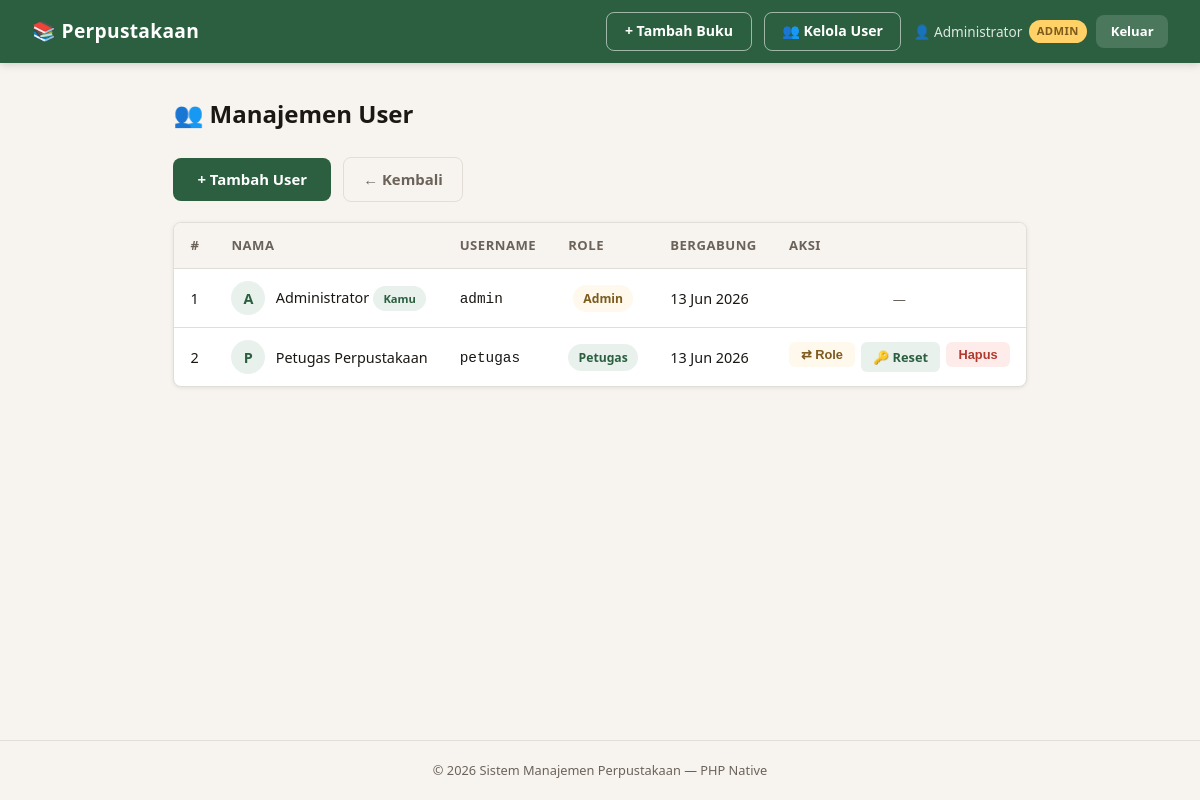
The page /pages/users.php (signed in) on the database its author committed.
### tables this page shows
CREATE TABLE IF NOT EXISTS users (
  id         INT AUTO_INCREMENT PRIMARY KEY,
  nama       VARCHAR(100)  NOT NULL,
  username   VARCHAR(50)   NOT NULL UNIQUE,
  password   VARCHAR(255)  NOT NULL,
  role       ENUM('admin','petugas') NOT NULL DEFAULT 'petugas',
  created_at TIMESTAMP DEFAULT CURRENT_TIMESTAMP
);

### includes/auth.php (called while the page is built, shortened)
<?php
function current_user(): array {
    return [
        'id'       => $_SESSION['user_id']   ?? null,
        'nama'     => $_SESSION['user_nama']  ?? '',
        'username' => $_SESSION['user_uname'] ?? '',
        'role'     => $_SESSION['user_role']  ?? '',
    ];
}

### pages/users.php (the view, shortened to what this page needs)
<?php
require_once '../includes/db.php';
require_once '../includes/auth.php';
require_once '../includes/layout.php';
$users = $conn->query("SELECT * FROM users ORDER BY created_at DESC")->fetch_all(MYSQLI_ASSOC);
render_header('Manajemen User');
?>
<div class="page-title">👥 Manajemen User</div>
<div style="margin-bottom:1.25rem;display:flex;gap:.75rem;flex-wrap:wrap;align-items:center;">
  <a class="btn-primary" href="tambah_user.php">+ Tambah User</a>
  <a class="btn-secondary" href="<?= BASE_URL ?>index.php">← Kembali</a>
</div>
<div class="table-wrap">
  <table>
    <thead>
      <tr>
        <th>#</th>
        <th>Nama</th>
        <th>Username</th>
        <th class="center">Role</th>
        <th>Bergabung</th>
        <th class="center">Aksi</th>
      </tr>
    </thead>
    <tbody>
    <?php if (empty($users)): ?>
      <tr class="empty-row"><td colspan="6">Tidak ada user.</td></tr>
    <?php else: ?>
      <?php foreach ($users as $i => $u): ?>
        <?php $is_me = ((int)$u['id'] === (int)$_SESSION['user_id']); ?>
        <tr>
          <td><?= $i + 1 ?></td>
          <td>
            <div style="display:flex;align-items:center;gap:.65rem">
              <div class="avatar"><?= mb_strtoupper(mb_substr($u['nama'], 0, 1)) ?></div>
              <div>
                <?= htmlspecialchars($u['nama']) ?>
                <?php if ($is_me): ?><span class="badge badge-green" style="font-size:.7rem">Kamu</span><?php endif; ?>
              </div>
            </div>
          </td>
          <td><code><?= htmlspecialchars($u['username']) ?></code></td>
          <td class="center">
            <span class="badge <?= $u['role'] === 'admin' ? 'badge-yellow' : 'badge-green' ?>">
              <?= ucfirst($u['role']) ?>
            </span>
          </td>
          <td><?= date('d M Y', strtotime($u['created_at'])) ?></td>
          <td class="center">
            <?php if (!$is_me): ?>
              <div class="action-group" style="justify-content:center">
                <form method="POST" action="users.php" style="display:inline">
                  <button type="submit" class="btn-sm btn-edit"
                    onclick="return confirm('Ubah role user ini?')">
                    ⇄ Role
                  </button>
                </form>
                <a class="btn-sm btn-detail" href="reset_password.php?id=<?= $u['id'] ?>">🔑 Reset</a>
                <form method="POST" action="users.php" style="display:inline">
                  <button type="submit" class="btn-sm btn-delete"
                    onclick="return confirm('Hapus user <?= htmlspecialchars($u['username']) ?>?')">
                    Hapus
                  </button>
                </form>
              </div>
            <?php else: ?>
              <span style="color:var(--ink-muted);font-size:.82rem">—</span>
            <?php endif; ?>
          </td>
        </tr>
      <?php endforeach; ?>
    <?php endif; ?>
    </tbody>
  </table>
</div>
<?php render_footer(); ?>

### includes/layout.php (shortened to what this page needs)
<?php
function render_header(string $title = 'Perpustakaan'): void {
    $user = current_user();
?>
<!DOCTYPE html>
<html lang="id">
<head>
  <link rel="stylesheet" href="<?= BASE_URL ?>assets/css/style.css">
</head>
<body>
<nav class="navbar">
  <a class="brand" href="<?= BASE_URL ?>index.php">📚 Perpustakaan</a>
  <div class="nav-right">
    <a class="nav-btn nav-btn-outline" href="<?= BASE_URL ?>pages/tambah.php">+ Tambah Buku</a>
    <?php if ($user['role'] === 'admin'): ?>
      <a class="nav-btn nav-btn-outline" href="<?= BASE_URL ?>pages/users.php">👥 Kelola User</a>
    <?php endif; ?>
    <div class="nav-user">
      <span class="nav-user-info">
        👤 <?= htmlspecialchars($user['nama']) ?>
        <span class="role-badge role-<?= $user['role'] ?>"><?= ucfirst($user['role']) ?></span>
      </span>
      <a class="nav-btn nav-btn-logout" href="<?= BASE_URL ?>logout.php"
         onclick="return confirm('Yakin ingin keluar?')">Keluar</a>
    </div>
  </div>
</nav>
<main class="container">
<?php }
function render_footer(): void { ?>
</main>
<footer>
  <p>© <?= date('Y') ?> Sistem Manajemen Perpustakaan &mdash; PHP Native</p>
</footer>
</body>
</html>
<?php }

### assets/css/style.css (style rules this page uses)
*, *::before, *::after { box-sizing: border-box; margin: 0; padding: 0; }
:root { --bg: #F7F4EF; --surface: #FFFFFF; --border: #E2DDD6; --ink: #1A1714; --ink-muted: #6B635A; --accent: #2B5F3F; --accent-lt: #E8F1EC; --danger: #B03A2E; --danger-lt: #FDECEA; --warn: #7D5A1E; --warn-lt: #FEF9EC; --radius: 8px; --shadow: 0 1px 4px rgba(0,0,0,.08); }
body { background: var(--bg); color: var(--ink); font-family: 'Segoe UI', system-ui, sans-serif; font-size: 15px; line-height: 1.6; min-height: 100vh; display: flex; flex-direction: column; }
.navbar { background: var(--accent); padding: .75rem 2rem; display: flex; align-items: center; justify-content: space-between; position: sticky; top: 0; z-index: 100; box-shadow: 0 2px 8px rgba(0,0,0,.15); }
.brand { color: #fff; text-decoration: none; font-size: 1.2rem; font-weight: 700; letter-spacing: .3px; }
.nav-btn { background: #fff; color: var(--accent); text-decoration: none; padding: .45rem 1.1rem; border-radius: var(--radius); font-weight: 600; font-size: .88rem; transition: opacity .15s; }
.container { max-width: 1100px; margin: 0 auto; padding: 2rem 1.5rem; flex: 1; }
.page-title { font-size: 1.5rem; font-weight: 700; margin-bottom: 1.5rem; color: var(--ink); display: flex; align-items: center; gap: .5rem; }
.table-wrap { background: var(--surface); border: 1px solid var(--border); border-radius: var(--radius); box-shadow: var(--shadow); overflow: auto; }
table { width: 100%; border-collapse: collapse; font-size: .9rem; }
thead th { background: var(--bg); padding: .75rem 1rem; text-align: left; font-weight: 600; font-size: .82rem; text-transform: uppercase; letter-spacing: .5px; color: var(--ink-muted); border-bottom: 1px solid var(--border); white-space: nowrap; }
tbody tr { border-bottom: 1px solid var(--border); }
tbody tr:last-child { border-bottom: none; }
td { padding: .75rem 1rem; vertical-align: middle; }
td.center { text-align: center; }
.badge { display: inline-block; padding: .22rem .65rem; border-radius: 99px; font-size: .76rem; font-weight: 600; white-space: nowrap; }
.badge-green { background: var(--accent-lt); color: var(--accent); }
.badge-yellow { background: var(--warn-lt); color: var(--warn); }
.action-group { display: flex; gap: .4rem; }
.btn-sm { padding: .3rem .75rem; border-radius: 6px; font-size: .8rem; font-weight: 600; text-decoration: none; cursor: pointer; border: none; display: inline-block; transition: opacity .15s; }
.btn-edit { background: var(--warn-lt); color: var(--warn); }
.btn-delete { background: var(--danger-lt); color: var(--danger); }
.btn-detail { background: var(--accent-lt); color: var(--accent); }
.btn-primary { padding: .6rem 1.5rem; background: var(--accent); color: #fff; border: none; border-radius: var(--radius); font-size: .93rem; font-weight: 700; cursor: pointer; text-decoration: none; display: inline-block; }
.btn-secondary { padding: .6rem 1.2rem; background: transparent; color: var(--ink-muted); border: 1px solid var(--border); border-radius: var(--radius); font-size: .93rem; font-weight: 600; cursor: pointer; text-decoration: none; display: inline-block; }
footer { text-align: center; padding: 1.2rem; font-size: .8rem; color: var(--ink-muted); border-top: 1px solid var(--border); margin-top: auto; }
.nav-right { display: flex; align-items: center; gap: .75rem; flex-wrap: wrap; }
.nav-user { display: flex; align-items: center; gap: .6rem; }
.nav-user-info { color: rgba(255,255,255,.85); font-size: .85rem; display: flex; align-items: center; gap: .4rem; }
.role-badge { font-size: .7rem; padding: .15rem .5rem; border-radius: 99px; font-weight: 700; text-transform: uppercase; letter-spacing: .4px; }
.role-admin { background: #FFD166; color: #7D5A1E; }
.nav-btn-outline { background: transparent; color: #fff; border: 1.5px solid rgba(255,255,255,.55); }
.nav-btn-logout { background: rgba(255,255,255,.15); color: #fff; font-size: .82rem; padding: .35rem .9rem; }
.avatar { width: 34px; height: 34px; border-radius: 50%; background: var(--accent-lt); color: var(--accent); font-weight: 700; font-size: .9rem; display: inline-flex; align-items: center; justify-content: center; }

### rows shown on the page
users: nama "Administrator", role "ADMIN", nama "A", shows "Kamu", username "admin", role "Admin", created_at "13 Jun 2026"
users: nama "P", nama "Petugas Perpustakaan", username "petugas", role "Petugas", created_at "13 Jun 2026"
